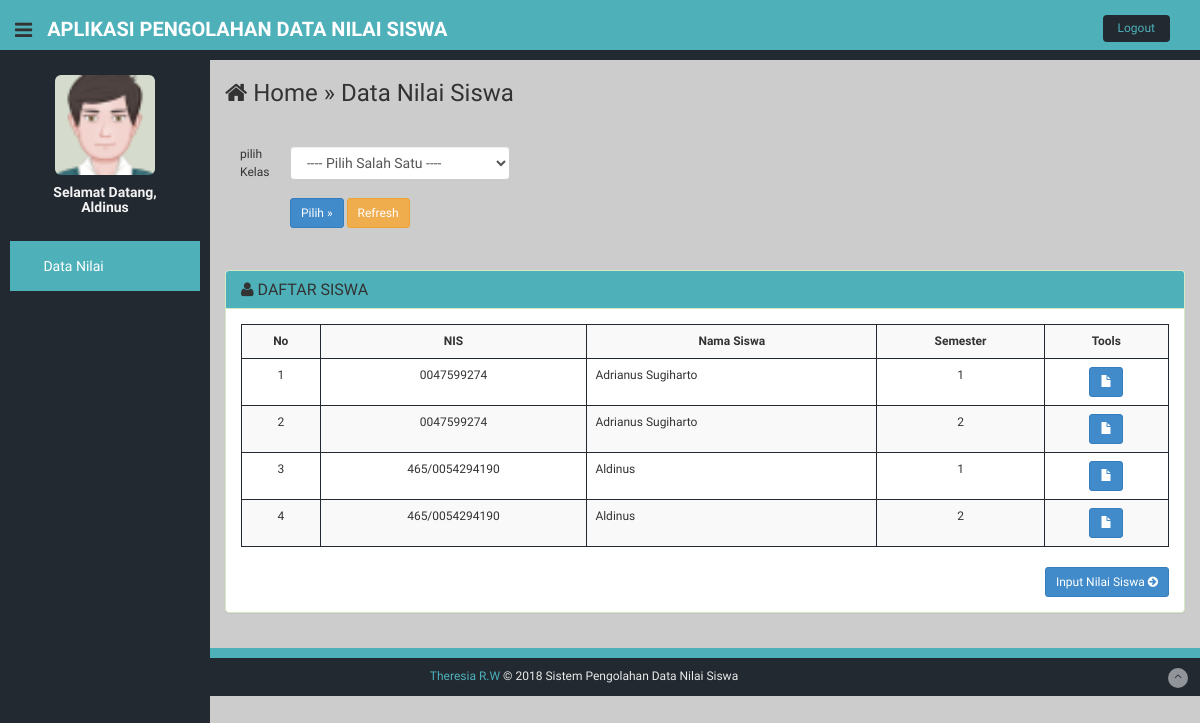
Page /guru/nilai.php (signed in) on the committed database.
### tables this page shows
CREATE TABLE `siswa` (
  `kode_siswa` char(5) NOT NULL,
  `nis` varchar(20) NOT NULL,
  `nama_siswa` varchar(100) NOT NULL,
  `kelamin` varchar(20) NOT NULL,
  `agama` varchar(20) NOT NULL,
  `tempat_lahir` varchar(100) NOT NULL,
  `tanggal_lahir` varchar(10) NOT NULL,
  `alamat` varchar(100) NOT NULL,
  `no_telepon` varchar(20) NOT NULL,
  `tahun_angkatan` char(4) NOT NULL,
  `status` enum('Aktif','Lulus','Keluar') NOT NULL,
  `username` varchar(30) NOT NULL,
  `password` text NOT NULL,
  `gambar` varchar(30) NOT NULL
);

### guru/nilai.php (the view, shortened to what this page needs)
<?php
if (empty($_SESSION['username'])){
  header('location:../login-guru.php');
} else {
?>
<!DOCTYPE html>
<html lang="en">
  <head>
    <link href="../admin/assets/css/bootstrap.css" rel="stylesheet">
    <link href="../admin/assets/font-awesome/css/font-awesome.css" rel="stylesheet" />
    <link rel="stylesheet" type="text/css" href="../admin/assets/js/bootstrap-datepicker/css/datepicker.css" />
    <link rel="stylesheet" type="text/css" href="../admin/assets/js/bootstrap-daterangepicker/daterangepicker.css" />
    <link href="../admin/assets/css/style.css" rel="stylesheet">
    <link href="../admin/assets/css/style-responsive.css" rel="stylesheet">
  </head>
  <body>
  <section id="container" >
      <header class="header black-bg">
              <div class="sidebar-toggle-box">
                  <div class="fa fa-bars tooltips" data-placement="right" data-original-title="Toggle Navigation"></div>
              </div>
            <a href="index.php" class="logo"><b>Aplikasi Pengolahan Data Nilai Siswa</b></a>
            <div class="top-menu">
              <ul class="nav pull-right top-menu">
                    <li><a class="logout" href="../logout.php" onclick="return confirm('Apakah anda Ingin keluar?');">Logout</a></li>
              </ul>
            </div>
        </header>
      <aside>
          <div id="sidebar"  class="nav-collapse ">
              <ul class="sidebar-menu" id="nav-accordion">
                    <p class="centered"><a href="profile.php?id=<?php echo $_SESSION['user_id']; ?>"><img src="../admin/<?php echo $_SESSION['gambar']?>" class="img-rounded" width="100"></a></p>
                  <h5 class="centered">
                    Selamat Datang,<br />
                    <?php
              echo $_SESSION['nama'];
               ?></h5>
<?php } ?>
                  <?php include 'menu.php'; ?>
          </div>
      </aside>
      <?php
      $dataKelas    = isset($_POST['cmbKelas']) ? $_POST['cmbKelas'] : '';
      $dataPelajaran  = isset($_POST['cmbPelajaran']) ? $_POST['cmbPelajaran'] : '';
      $dataSemester = isset($_POST['cmbSemester']) ? $_POST['cmbSemester'] : '';
$filterSQL  = "";
if(isset($_POST['btnPilih1'])) {
  $filterSQL = " WHERE nilai.kode_kelas = '$dataKelas'";
}
elseif(isset($_POST['btnPilih2'])) {
  $filterSQL = " WHERE nilai.kode_kelas = '$dataKelas' AND nilai.kode_pelajaran = '$dataPelajaran'";
}
elseif(isset($_POST['btnPilih3'])) {
  $filterSQL = " WHERE nilai.kode_kelas = '$dataKelas' AND nilai.kode_pelajaran = '$dataPelajaran' AND nilai.semester = '$dataSemester'";
}
else {
  $filterSQL = "";
}
      ?>
      <section id="main-content">
          <section class="wrapper">
            <h3><i class="ace-icon fa fa-home"></i> Home &raquo; Data Nilai Siswa</h3>
           <div class="row mt">
              <div class="col-lg-4">
              <form action='<?php $_SERVER['PHP_SELF']; ?>' target="_self" method="POST">
                    <div class="form-group">
                              <label class="col-sm-2 col-sm-3 control-label">pilih Kelas</label>
                              <div class="col-sm-10">
                                  <select name="cmbKelas" id="cmbKelas"  class="form-control" required />
                                    <option> ---- Pilih Salah Satu ---- </option>
                                  </select><br />
                                  <input name="btnPilih1" type="submit" class="btn btn-sm btn-primary" value="Pilih &raquo" />
                                  <a href="nilai.php" class="btn btn-sm btn-warning"> Refresh </a>
                                  </div>
                    </div>
                </div>
              </div>
              <br />
            <div class="row mt">
              <div class="col-lg-12">
                    <div class="panel panel-success">
                        <div class="panel-heading">
                        <h3 class="panel-title"><i class="fa fa-user"></i> DAFTAR SISWA</h3>
                        </div>
                        <div class="panel-body">
                        <div class="text-left">
                        <div class="table-responsive">
                  <table class="table table-bordered table-hover table-striped tablesorter">
                      <tr>
                         <th class='text-center'>No</th>
                        <th class='text-center'>NIS </th>
                        <th class='text-center'>Nama Siswa </th>
                        <th class='text-center'>Semester </th>
                        <th class='text-center'>Tools</th>
                      </tr>
                       <?php
                     $myQry = mysqli_query($koneksi,"SELECT DISTINCT nilai.semester, siswa.nama_siswa, siswa.nis, siswa.kode_siswa from nilai
         LEFT JOIN pelajaran ON nilai.kode_pelajaran = pelajaran.kode_pelajaran
        LEFT JOIN siswa ON nilai.kode_siswa = siswa.kode_siswa
          $filterSQL ORDER BY nis, semester ASC");
             $nomor  = 0;
             while ($myData = mysqli_fetch_array($myQry)) {
                $nomor++;
              $Kode = $myData['kode_siswa'];
                     ?>
                      <tr>
                      <td class='text-center'> <?php echo $nomor; ?> </td>
                  <td class='text-center'> <?php echo $myData['nis']; ?> </td>
                  <td > <?php echo $myData['nama_siswa']; ?> </td>
                  <td class='text-center'> <?php echo $myData['semester']; ?> </td>
                      <td><center><a class="btn btn-sm btn-primary tooltipss" data-placement="bottom" data-original-title="Print Nilai" href="rincian.php?kd=<?php echo $Kode;?>&&kode=<?php echo $myData['semester'];;?>"><span class="glyphicon glyphicon-file"></span></a>
                 <?php
              }
              ?>
                   </table>
                   </div>
                <div class="text-right">
                  <a href="input-nilai.php" class="btn btn-sm btn-primary">Input Nilai Siswa <i class="fa fa-arrow-circle-right"></i></a>
                </div>
              </div>
              </div>
            </div>
            </div>
    </section><! --/wrapper -->
      </section>
     <?php include "footer.php"; ?>
  </section>
  </body>
</html>

### admin/assets/css/style.css (style rules this page uses)
body { color: #333; background: #ccc; font-family: 'Ruda', Lucida Fax; padding: 0px !important; margin: 0px !important; font-size:12px; }
ul li { list-style: none; }
a, a:hover, a:focus { text-decoration: none; outline: none; }
#container { width: 100%; height: 100%; }
.centered { text-align: center; }
.mt { margin-top: 25px; }
ul.top-menu > li > .logout { color: #4eb1ba; font-size: 12px; border-radius: 4px; -webkit-border-radius: 4px; border: 0px solid !important; padding: 5px 15px; margin-right: 15px; background: #222930; margin-top: 15px; }
#sidebar { width: 210px; height: 100%; position: fixed; background: #222930; }
#sidebar h5 { color: #f2f2f2; font-weight: 700; }
ul.sidebar-menu , ul.sidebar-menu li ul.sub { margin: -2px 0 0; padding: 0; }
ul.sidebar-menu { margin-top: 75px; }
#main-content { margin-left: 210px; }
.header, .footer { min-height: 60px; padding: 0 15px; }
.header { position: fixed; left: 0; right: 0; z-index: 1002; }
.black-bg { background: #4eb1ba; border-bottom: 10px solid #222930; }
.wrapper { display: inline-block; margin-top: 60px; padding-left: 15px; padding-right: 15px; padding-bottom: 15px; padding-top: 0px; width: 100%; }
a.logo { font-size: 20px; color: #fff; float: left; margin-top: 15px; text-transform: uppercase; }
a.logo b { font-weight: 900; }
#top_menu .nav > li, ul.top-menu > li { float: left; }
ul.top-menu > li > a { color: #666666; font-size: 16px; border-radius: 4px; -webkit-border-radius: 4px; border:1px solid #666666 !important; padding: 2px 6px; margin-right: 15px; }
.sidebar-toggle-box { float: left; padding-right: 15px; margin-top: 20px; }
.sidebar-toggle-box .fa-bars { cursor: pointer; display: inline-block; font-size: 20px; }
label { font-weight: 400; }

### rows in the picture
siswa: nis "0047599274", nama_siswa "Adrianus Sugiharto", semester "1", semester "2"
siswa: nis "465/0054294190", nama_siswa "Aldinus", semester "1", semester "2"

### other values in the picture
$_SESSION['nama'] "Aldinus"
